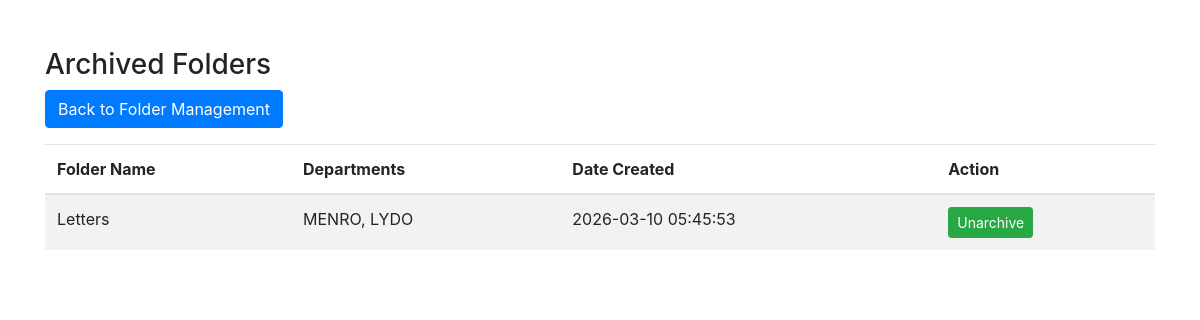
Page /Private_Dashboard/archived_folders.php (signed in) on the earlier database version.
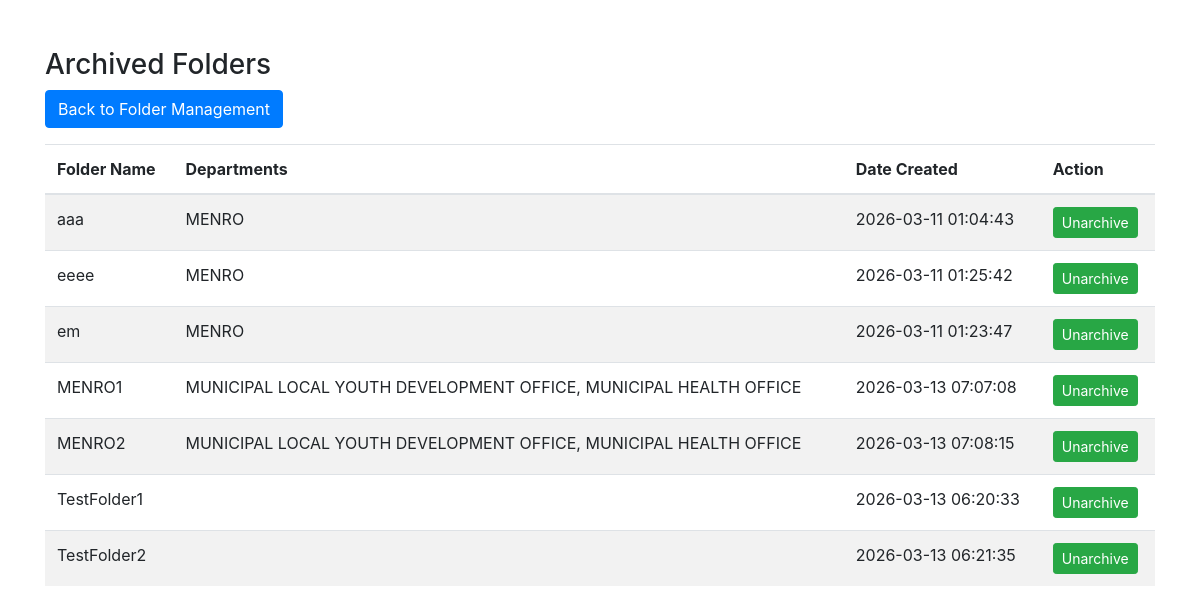
Same page on the later database version.
### tables this page shows
CREATE TABLE `folders` (
  `folder_id` int(11) NOT NULL,
  `folder_name` varchar(150) NOT NULL,
  `folder_status` enum('Active','Archived') DEFAULT 'Active',
  `created_at` timestamp NOT NULL DEFAULT current_timestamp()
);

### Private_Dashboard/archived_folders.php (the view, shortened to what this page needs)
<?php
require_once("../include/connection.php");
?>
<!DOCTYPE html>
<html>
<head>
<link rel="stylesheet" href="css/bootstrap.min.css">
</head>
<body>
<div class="container mt-5">
<h3>Archived Folders</h3>
<a href="folder_management.php" class="btn btn-primary mb-3">
Back to Folder Management
</a>
<table class="table table-striped">
<thead>
<tr>
<th>Folder Name</th>
<th>Departments</th>
<th>Date Created</th>
<th>Action</th>
</tr>
</thead>
<tbody>
<?php
$query = mysqli_query($conn,"
SELECT
f.folder_id,
f.folder_name,
f.created_at,
GROUP_CONCAT(d.department_name SEPARATOR ', ') as departments
FROM folders f
LEFT JOIN folder_departments fd ON f.folder_id = fd.folder_id
LEFT JOIN departments d ON fd.department_id = d.department_id
WHERE f.folder_status='Archived'
GROUP BY f.folder_id
ORDER BY f.folder_name ASC
");
while($row=mysqli_fetch_array($query)){
?>
<tr>
<td><?php echo $row['folder_name']; ?></td>
<td><?php echo $row['departments']; ?></td>
<td><?php echo $row['created_at']; ?></td>
<td>
<a href="unarchive_folder.php?id=<?php echo $row['folder_id']; ?>"
class="btn btn-success btn-sm">
Unarchive
</a>
</td>
</tr>
<?php } ?>
</tbody>
</table>
</div>
</body>
</html>

Differences in the rows shown:
no longer on this page (row edited): folders: folder_name "Letters", departments "MENRO, LYDO", created_at "2026-03-10 05:45:53"
added folders: folder_name "aaa", departments "MENRO", created_at "2026-03-11 01:04:43"
added folders: folder_name "eeee", departments "MENRO", created_at "2026-03-11 01:25:42"
added folders: folder_name "em", departments "MENRO", created_at "2026-03-11 01:23:47"
added folders: folder_name "MENRO1", departments "MUNICIPAL LOCAL YOUTH DEVELOPMENT OFFICE, MUNICIPAL HEALTH OFFICE", created_at "2026-03-13 07:07:08"
added folders: folder_name "MENRO2", departments "MUNICIPAL LOCAL YOUTH DEVELOPMENT OFFICE, MUNICIPAL HEALTH OFFICE", created_at "2026-03-13 07:08:15"
added folders: folder_name "TestFolder1", created_at "2026-03-13 06:20:33"
added folders: folder_name "TestFolder2", created_at "2026-03-13 06:21:35"
